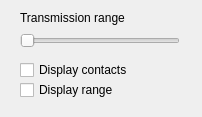
<?xml version="1.0" encoding="UTF-8"?>
<ui version="4.0">
 <class>GraphLayerControl</class>
 <widget class="QWidget" name="GraphLayerControl">
  <property name="geometry">
   <rect>
    <x>0</x>
    <y>0</y>
    <width>202</width>
    <height>117</height>
   </rect>
  </property>
  <property name="minimumSize">
   <size>
    <width>200</width>
    <height>115</height>
   </size>
  </property>
  <property name="windowTitle">
   <string>Form</string>
  </property>
  <widget class="QLabel" name="label">
   <property name="geometry">
    <rect>
     <x>20</x>
     <y>10</y>
     <width>141</width>
     <height>16</height>
    </rect>
   </property>
   <property name="text">
    <string>Transmission range</string>
   </property>
  </widget>
  <widget class="QSlider" name="transmissionRangeSlider">
   <property name="geometry">
    <rect>
     <x>20</x>
     <y>30</y>
     <width>160</width>
     <height>22</height>
    </rect>
   </property>
   <property name="orientation">
    <enum>Qt::Horizontal</enum>
   </property>
  </widget>
  <widget class="QCheckBox" name="displayContactCheckBox">
   <property name="geometry">
    <rect>
     <x>20</x>
     <y>60</y>
     <width>151</width>
     <height>20</height>
    </rect>
   </property>
   <property name="text">
    <string>Display contacts</string>
   </property>
  </widget>
  <widget class="QCheckBox" name="displayRangeCheckBox">
   <property name="geometry">
    <rect>
     <x>20</x>
     <y>80</y>
     <width>151</width>
     <height>20</height>
    </rect>
   </property>
   <property name="text">
    <string>Display range</string>
   </property>
  </widget>
 </widget>
 <resources/>
 <connections/>
</ui>
